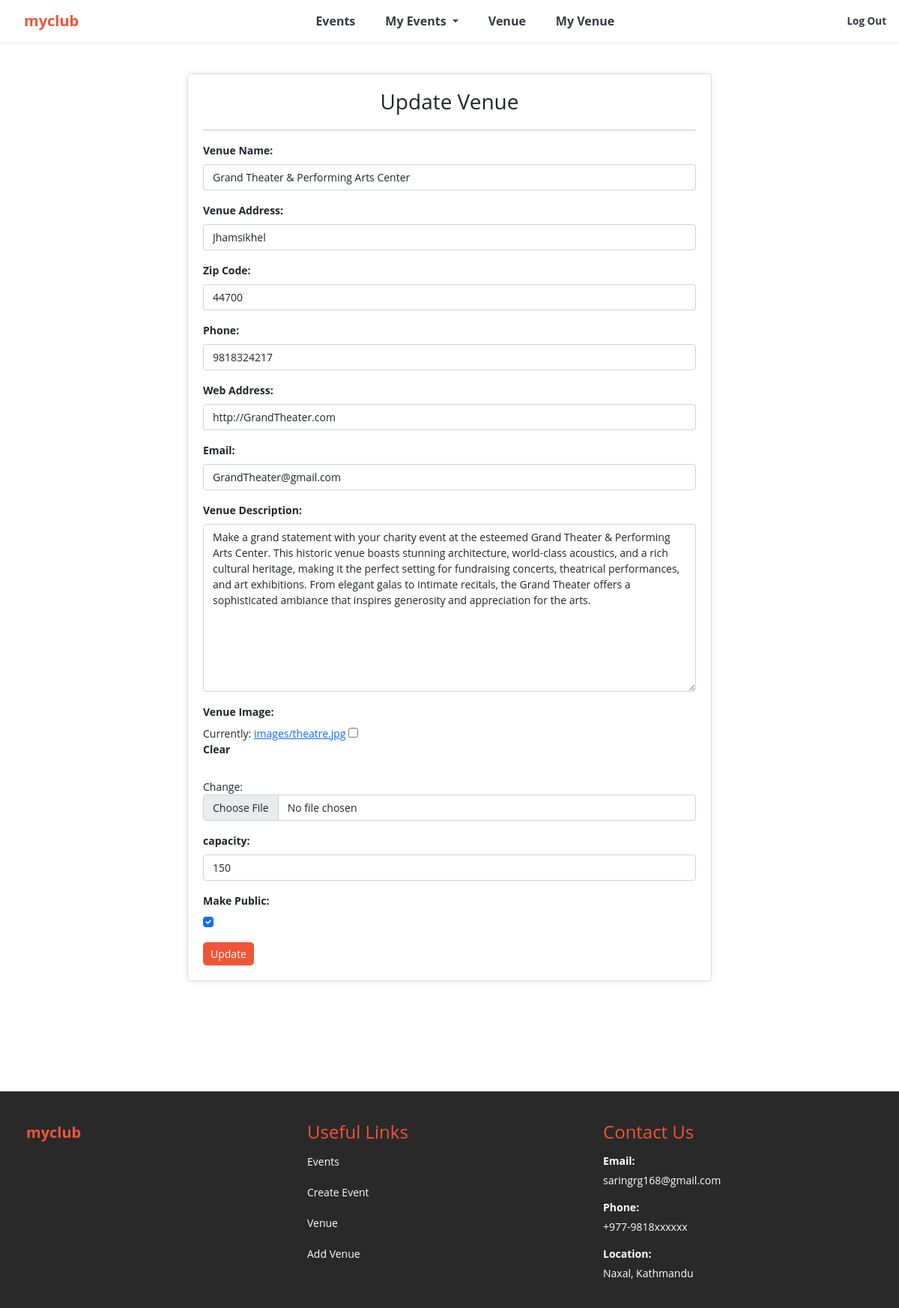
Before: /update_venue/15 (signed in) with the older database file.
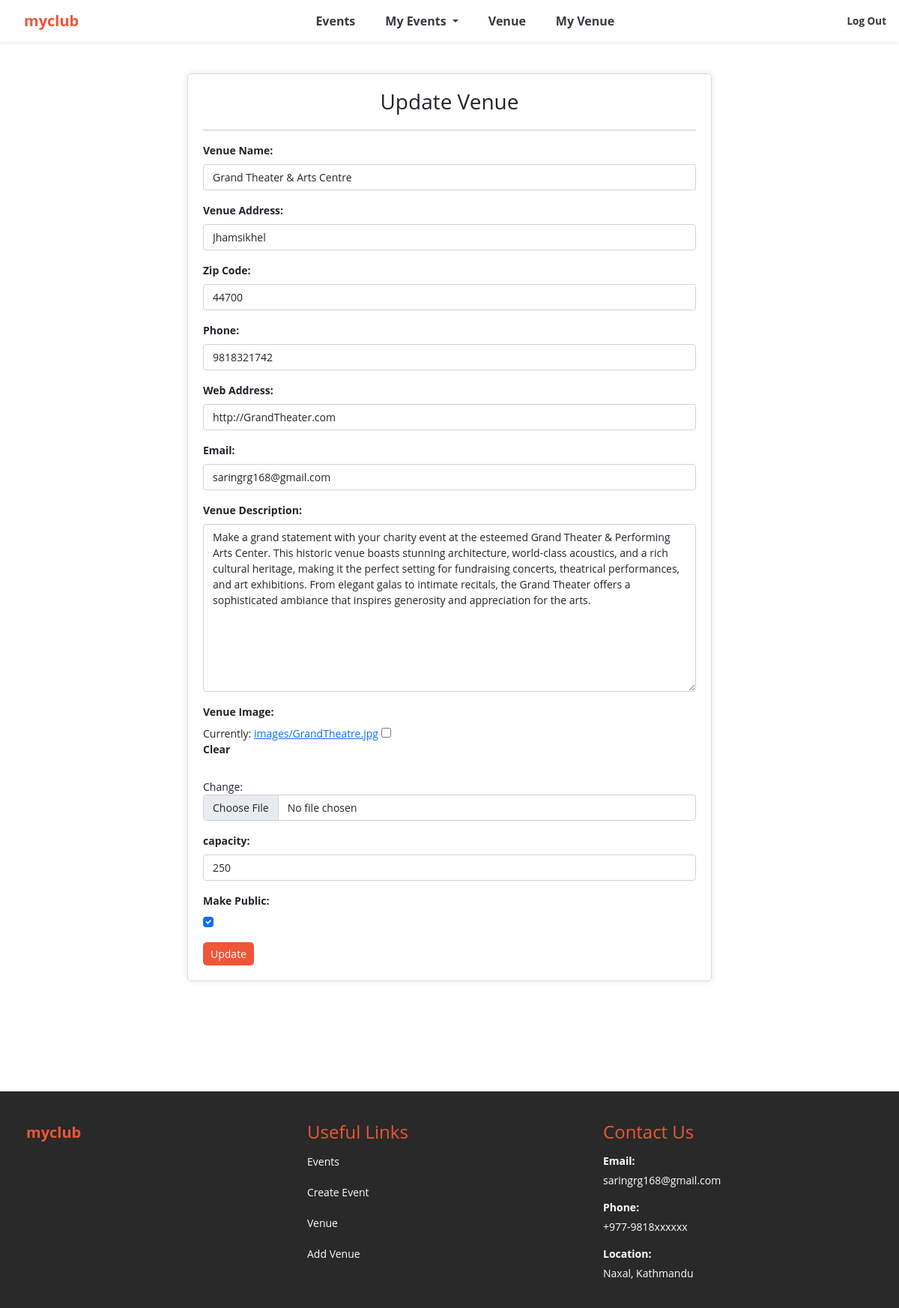
After: the same page with the newer database file.
### events/models.py (models this page shows, shortened)
class Venue(models.Model):
	name = models.CharField('Venue Name', max_length=120)
	address = models.CharField(max_length=300)
	zip_code = models.CharField('Zip Code', max_length=15)
	phone_regex = RegexValidator(regex=r'^\d{10}$', message="Phone number must be exactly 10 digits.")
	phone = models.CharField('Contact Phone', max_length=10, validators=[phone_regex])
	web = models.URLField('Website Address', blank=False)
	email_address = models.EmailField('Email Address', blank=False)
	owner = models.IntegerField("Venue Owner", blank=False, default=1)
	venue_description = models.TextField(blank=False)
	venue_image = models.ImageField(null=True, blank=True, upload_to="images/")
	capacity = models.IntegerField("Capacity", blank=False)
	make_public = models.BooleanField("Make Public", default=False)
	class Meta:
		ordering = ['name']

### events/views.py (the view)
# urls.py: path('update_venue/<venue_id>', views.update_venue, name='update-venue'),
def update_venue(request, venue_id):
	venue = Venue.objects.get(pk=venue_id)
	form = VenueForm(request.POST or None, request.FILES or None, instance=venue)
	if form.is_valid():
		form.save()
		messages.success(request, ("Your venue has been updated"))
		return redirect('my_venues')
	return render(request, 'events/update_venue.html',
		{'venue': venue, 'form':form})

### events/forms.py (shortened to what this page needs)
class VenueForm(ModelForm):
	class Meta:
		model = Venue
		fields = ('name', 'address', 'zip_code', 'phone', 'web', 'email_address', 'venue_description', 'venue_image', 'capacity', 'make_public')
		labels = {
			'name': 'Venue Name',
			'address': 'Venue Address',
			'zip_code': 'Zip Code',
			'phone': 'Phone',
			'web': 'Web Address',
			'email_address': 'Email',
			'venue_description': 'Venue Description',
			'venue_image': 'Venue Image',
			'capacity': 'capacity',
			'make_public': 'Make Public',
		}
		widgets = {
			'name': forms.TextInput(attrs={'class':'form-control'}),
			'address': forms.TextInput(attrs={'class':'form-control'}),
			'zip_code': forms.TextInput(attrs={'class':'form-control'}),
			'phone': forms.TextInput(attrs={'class':'form-control'}),
			'web': forms.TextInput(attrs={'class':'form-control'}),
			'email_address': forms.EmailInput(attrs={'class':'form-control'}),
			'venue_description': forms.Textarea(attrs={'class':'form-control'}),
			'venue_image': forms.ClearableFileInput(attrs={'class': 'form-control'}),
			'capacity': forms.NumberInput(attrs={'class': 'form-control'}),
			'make_public': forms.CheckboxInput(attrs={'class': 'form-check-input'}),
		}

### events/templates/events/update_venue.html (shortened to what this page needs)
{% extends 'events/base.html' %}
{% block content %}
	{% if user.is_authenticated %}
		{% if user.id == venue.owner %}
		<br>
			<div class="form-container">
				<div class="heading-container">
		            <h3>Update Venue</h3>
		        </div>
				<hr>
				<form action="" class="custom-form" method=POST enctype="multipart/form-data">
					{{ form.as_p }}
					<input type="submit" value="Update" class="btn btn-custom">
				</form>
			</div>
			<br>
		{% endif %}
	{% else %}
		<h4>Sorry! You must be logged in to view this page</h4>
		<a href="{% url 'login' %}">Login Here</a>
		<br><br><br><br>
		<br><br><br>
	{% endif %}
{% endblock %}

Changed rows visible on the page:
changed Venue "Jhamsikhel": name "Grand Theater & Performing Arts Center" → "Grand Theater & Arts Centre"; phone "9818324217" → "9818321742"; email_address "GrandTheater@gmail.com" → "saringrg168@gmail.com"; capacity "150" → "250"
Other visible differences:
text no longer shown: "Venue Name: Venue Address: Zip Code: Phone: Web Address: Email: Venue Description: Venue Image: Currently: images/theatre.jpg Clear Change: capacity: Make Public:"
text now shown: "Venue Name: Venue Address: Zip Code: Phone: Web Address: Email: Venue Description: Venue Image: Currently: images/GrandTheatre.jpg Clear Change: capacity: Make Public:"
